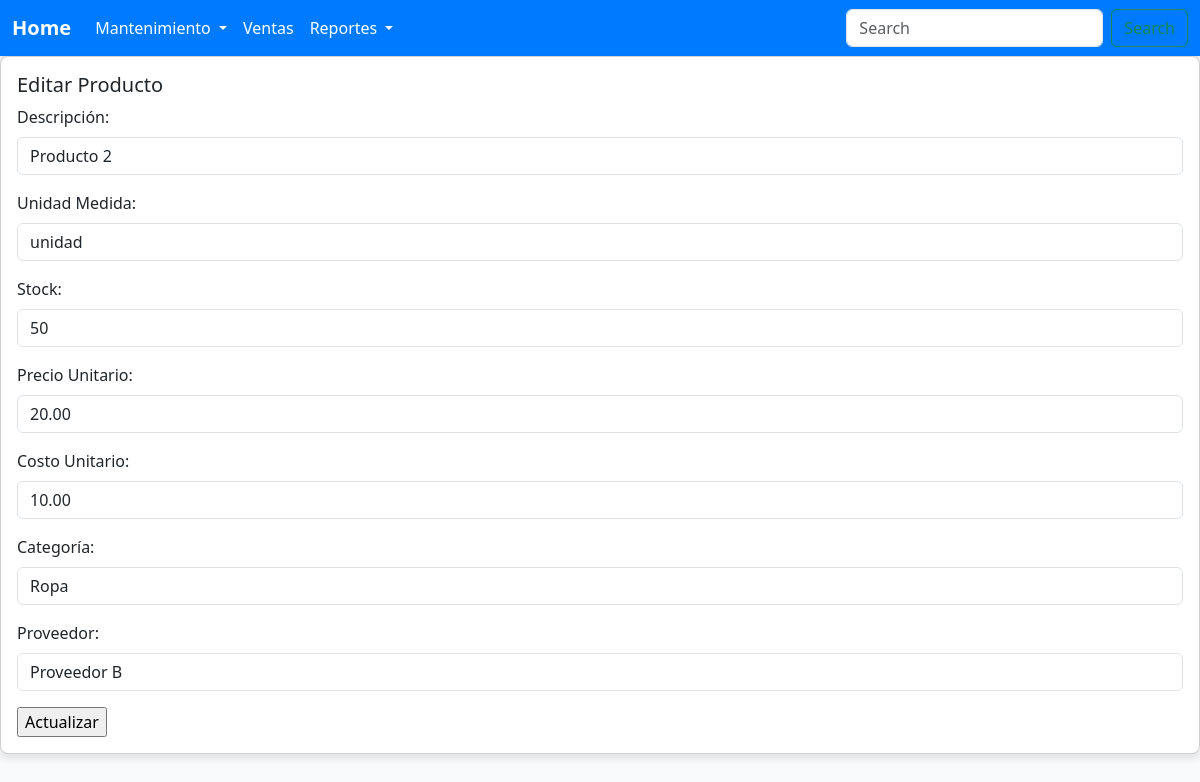
Page /vista/producto/editar.php?id=2 on the earlier database version.
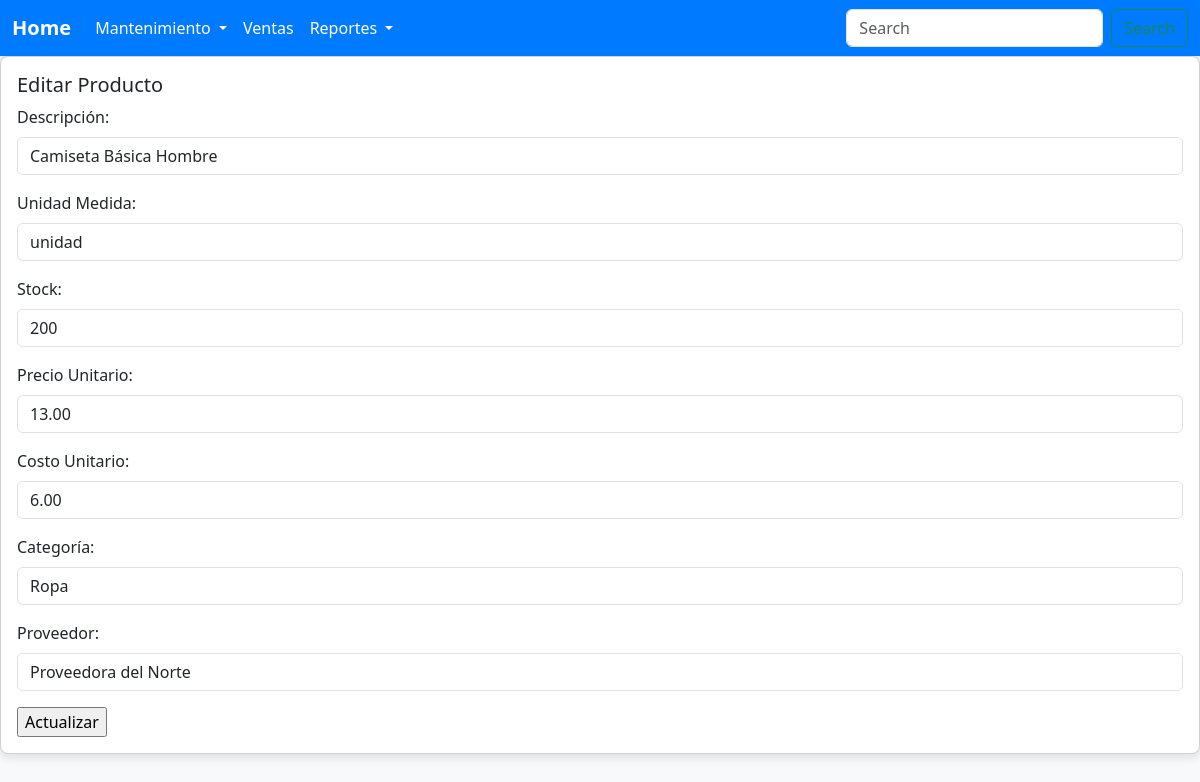
Same page on the later database version.
### tables this page shows
CREATE TABLE productos (
    idproducto INT AUTO_INCREMENT PRIMARY KEY,
    nomproducto VARCHAR(100) NOT NULL,
    unidad VARCHAR(50),
    stock INT DEFAULT 0,
    preciounidad DECIMAL(10,2),
    costo DECIMAL(10,2),
    idcategoria INT,
    idproveedor INT
);

### modelo/producto.php (called while the page is built, shortened)
<?php
include $_SERVER['DOCUMENT_ROOT']."/sisventas/includes/db.php";
class Producto {
    private $con;
    public function __construct(){
        $cnx = new DBConection();
        $this->con = $cnx->conectar();
    }
    public function buscar($id){
        $sql = "select * from productos where idproducto = :idproducto";
        $stmt = $this->con->prepare($sql);
        $stmt->bindParam(':idproducto', $id);
        $stmt->execute();
        return $stmt->fetch(PDO::FETCH_ASSOC);
    }
}

### includes/db.php (called while the page is built, shortened)
<?php
if (!class_exists('DBConection')) {
class DBConection{
public function conectar(){
    try {
        $pdo = new PDO("mysql:host=" .DBHOST. ";dbname=" .DBNAME. ";charset=utf8", DBUSER, DBPASS);
        $pdo->setAttribute(PDO::ATTR_ERRMODE, PDO::ERRMODE_EXCEPTION);
        return $pdo;
    } catch (PDOException $e) {
        echo "Error en la conexión: " . $e->getMessage();
    }
}
}
}
?>

### controlador/productoController.php (called while the page is built, shortened)
<?php
include_once $_SERVER['DOCUMENT_ROOT']."/sisventas/modelo/producto.php";
class ProductoController {
    public function buscar_producto($id){
        $producto = new Producto();
        return $producto->buscar($id);
    }
}

### controlador/proveedorController.php (called while the page is built, shortened)
<?php
include_once $_SERVER['DOCUMENT_ROOT']."/sisventas/modelo/proveedor.php";
class ProveedorController {
    public function obtener_listado(){
        $proveedor = new Proveedor();
        return $proveedor->listado();
    }
}

### modelo/proveedor.php (called while the page is built, shortened)
<?php
include $_SERVER['DOCUMENT_ROOT']."/sisventas/includes/db.php";
class Proveedor {
    private $con;
    public function __construct(){
        $cnx = new DBConection();
        $this->con = $cnx->conectar();
    }
    public function listado(){
        $sql = "select * from proveedores";
        $stmt = $this->con->prepare($sql);
        $stmt->execute();
        $resultados = $stmt->fetchAll(PDO::FETCH_ASSOC);
        return $resultados;
    }
}

### vista/producto/editar.php (the view, shortened to what the changed rows need)
<?php
include_once $_SERVER['DOCUMENT_ROOT']."/sisventas/vista/layout/header.php";
include $_SERVER['DOCUMENT_ROOT']."/sisventas/controlador/productoController.php";
include_once $_SERVER['DOCUMENT_ROOT']."/sisventas/controlador/proveedorController.php";
$id = $_GET['id'];
$productoCtrl = new ProductoController();
$producto = $productoCtrl->buscar_producto($id);
?>
<div class="card">
  <div class="card-body">
    <form method="POST" name="fproducto" action="actualizar.php">
      <div class="mb-3">
        <label class="form-label">Descripción:</label>
        <input type="text" class="form-control" name="txtnomprodu" value="<?php echo isset($producto['nomproducto']) ? $producto['nomproducto'] : ''; ?>" placeholder="Nombre Producto">
      </div>
      <div class="mb-3">
        <label class="form-label">Unidad Medida:</label>
        <input type="text" class="form-control" name="txtunimed" value="<?php echo isset($producto['unidad']) ? $producto['unidad'] : ''; ?>" placeholder="Unidad Medida">
      </div>
      <div class="mb-3">
        <label class="form-label">Stock:</label>
        <input type="text" class="form-control" name="txtstock" value="<?php echo isset($producto['stock']) ? $producto['stock'] : ''; ?>" placeholder="Stock">
      </div>
      <div class="mb-3">
        <label class="form-label">Precio Unitario:</label>
        <input type="text" class="form-control" name="txtpreuni" value="<?php echo isset($producto['preciounidad']) ? $producto['preciounidad'] : ''; ?>" placeholder="Precio Unitario">
      </div>
      <div class="mb-3">
        <label class="form-label">Costo Unitario:</label>
        <input type="text" class="form-control" name="txtcosuni" value="<?php echo isset($producto['costo']) ? $producto['costo'] : ''; ?>" placeholder="Costo Unitario">
      </div>
      <div class="mb-3">
        <label class="form-label">Proveedor:</label>
        <select name="idproveedor" class="form-control">
          <?php
          $provController = new ProveedorController();
          $proveedores = $provController->obtener_listado();
          foreach($proveedores as $prov){
            $selected = (isset($producto['idproveedor']) && $producto['idproveedor'] == $prov['idproveedor']) ? 'selected' : '';
            echo '<option value="' . $prov['idproveedor'] . '" ' . $selected . '>' . $prov['nomproveedor'] . '</option>';
          }
          ?>
        </select>
      </div>
    </form>
  </div>
</div>
<?php include_once $_SERVER['DOCUMENT_ROOT']."/sisventas/vista/layout/footer.php"; ?>

Differences in the rows shown:
changed productos "unidad": txtnomprodu "Producto 2" → "Camiseta Básica Hombre"; txtstock "50" → "200"; txtpreuni "20.00" → "13.00"; txtcosuni "10.00" → "6.00"
Other differences:
form field idproveedor: "Proveedor B" → "Proveedora del Norte"
